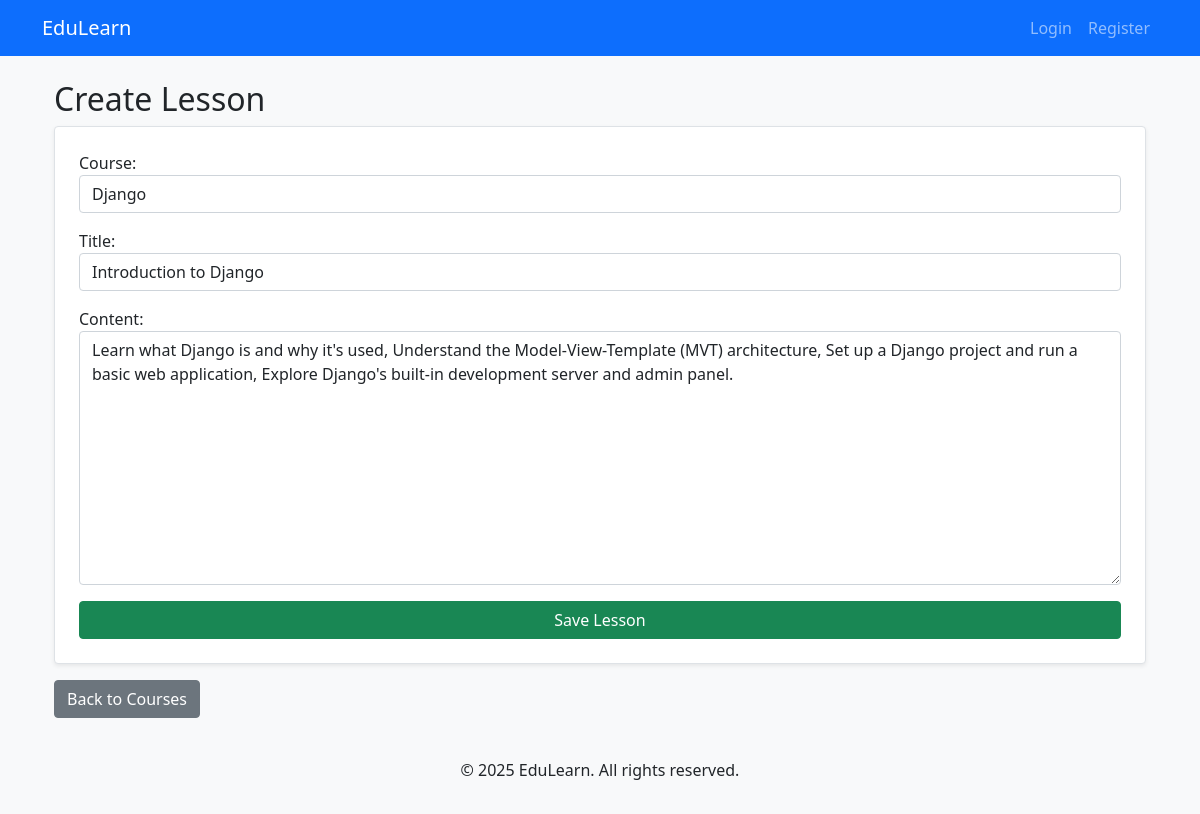
Screenshot of /lesson/3/update/ with the database file from the repository.
### courses/models.py (models this page shows, shortened)
class Lesson(models.Model):
    course = models.ForeignKey(Course, on_delete=models.CASCADE, related_name='lessons')
    title = models.CharField(max_length=200)
    content = models.TextField()
    video_url = models.URLField(null=True, blank=True)
    completion_status = models.BooleanField(default=False)

class Course(models.Model):
    title = models.CharField(max_length=200)
    description = models.TextField()
    duration = models.IntegerField(help_text="Duration in hours")
    thumbnail = models.ImageField(upload_to='course_thumbnails/', null=True, blank=True)
    created_at = models.DateTimeField(auto_now_add=True)
    def __str__(self):
        return self.title

### courses/views.py (the view)
# urls.py: path('lesson/<int:lesson_id>/update/', lesson_update, name='lesson_update'),
def lesson_update(request, lesson_id):
    lesson = get_object_or_404(Lesson, id=lesson_id)
    if request.method == "POST":
        form = LessonForm(request.POST, instance=lesson)
        if form.is_valid():
            form.save()
            messages.success(request, "Lesson updated successfully!")
            return redirect('course_list')
    else:
        form = LessonForm(instance=lesson)
    return render(request, 'courses/lesson_form.html', {'form': form})

### courses/forms.py
class LessonForm(forms.ModelForm):
    class Meta:
        model = Lesson
        fields = ['course', 'title', 'content']
        widgets = {
        'course': forms.Select(attrs={'class': 'form-control'}),
        'title': forms.TextInput(attrs={'class': 'form-control'}),
        'content': forms.Textarea(attrs={'class': 'form-control'}),
        }

### templates/courses/lesson_form.html (shortened to what this page needs)
{% extends "courses/base.html" %}
{% block content %}
<div class="container mt-4">
<h2>{{ lesson.id|default:"Create" }} Lesson</h2>
<form method="post" class="p-4 border rounded bg-white shadow-sm">
{{ form.as_p }}
<button type="submit" class="btn btn-success w-100">Save Lesson</button>
</form>
<a href="{% url 'course_list' %}" class="btn btn-secondary mt-3">Back to Courses</a>
</div>
{% endblock %}

### templates/courses/base.html (style rules this page uses)
body { background-color: #f8f9fa; }

### rows the page displays
Lesson: course "Django", content "Learn what Django is and why it's used, Understand the Model-View-Template (MVT) architecture, Set up a Django project and run a basic web application, Explore Django's built-in development server and admin panel."
Course: title "Introduction to Django"

### other values shown
{{ lesson.id|default:"Create" }} "Create"
